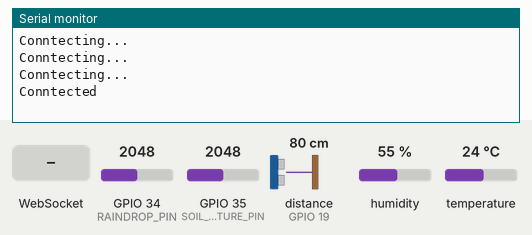
The sketch below on a simulated ESP32. On the bench: the last lines printed to the serial monitor. The test bench sets the inputs (shaded band); at power-on: distance to the obstacle (sensor on GPIO 19) 80 cm, humidity 55 %, GPIO 34 (RAINDROP_PIN) = 2048, GPIO 35 (SOIL_MOISTURE_PIN) = 2048, temperature 24 °C. The echo pulse lasts 58.3 µs per cm; WiFi joins after 1.5 s; servers stay silent unless stated.

Above: at 2.7 s.
2.8 s: WebSocket text "1" received
At 3.3 s:
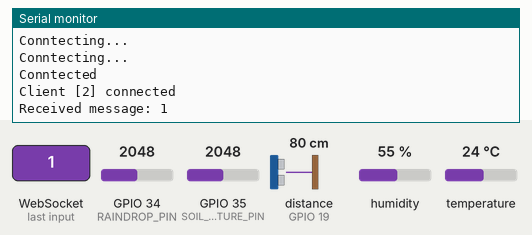
4.3 s: distance to the obstacle (sensor on GPIO 19) set to 2 cm
At 5.9 s:
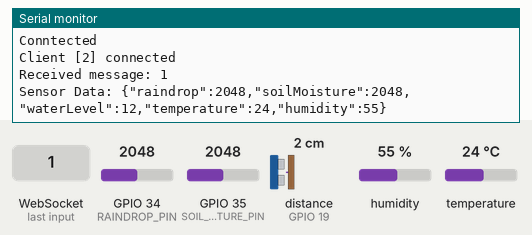
11.5 s: humidity set to 22 %
At 12.3 s:
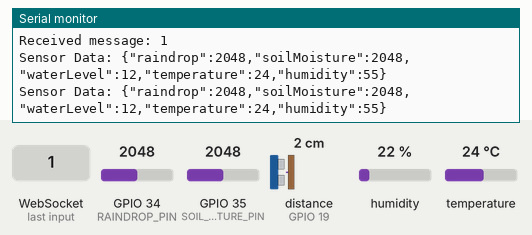
13.0 s: GPIO 34 (RAINDROP_PIN) set to 2866
14.5 s: GPIO 35 (SOIL_MOISTURE_PIN) set to 2866
At 15.6 s:
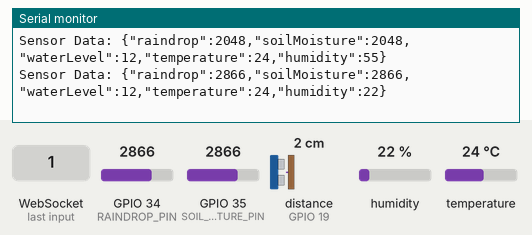

The sketch:

GrowTrack_Updated.ino
```cpp
#include <WiFi.h>
#include <WiFiClient.h>
#include <WebSocketsClient.h>
#include <HTTPClient.h>
#include <ArduinoJson.h>
#include <DHT.h>
#include <Ultrasonic.h>
#include <L298N.h>

#define RAINDROP_PIN 34
#define SOIL_MOISTURE_PIN 35
#define DHT_PIN 2
#define DHT_TYPE DHT11
#define ECHO_PIN 19
#define TRIG_PIN 18
#define ENB 32
#define IN3 16
#define IN4 17

const int tankHeight = 14;

const char* ssid = "Dialog 4G 523";
const char* password = "B47157D3";

const char* serverIP = "192.168.8.141";
const uint16_t serverPort = 8080;
const char* endPoint = "/GrowTrack/LoadData?type=esp";

WebSocketsClient socket = WebSocketsClient();

DHT dht = DHT(DHT_PIN, DHT_TYPE);
Ultrasonic ultrasonic = Ultrasonic(TRIG_PIN, ECHO_PIN);

L298N motor = L298N(ENB, IN3, IN4);

void webSocketEvent(WStype_t type, uint8_t* payload, size_t length) {
  switch (type) {
    case WStype_DISCONNECTED:
      Serial.printf("Client [%u] disconnected\n");
      break;
    case WStype_CONNECTED:
      Serial.printf("Client [%u] connected\n");
      break;
    case WStype_TEXT:
      Serial.printf("Received message: %s\n", payload);

      if (strcmp((char*)payload, "water") == 0) {
        int soilMoistureValue = analogRead(SOIL_MOISTURE_PIN);
        int soilMoisturePercentage = map(soilMoistureValue, 0, 4095, 0, 100);

        int wateringDuration = calculateWateringTime(soilMoisturePercentage);

        Serial.printf("Activating water pump for %d milliseconds...\n", wateringDuration);
        motor.forward();
        delay(wateringDuration);
        motor.stop();
        socket.sendTXT("watered");
        Serial.println("Water pump deactivated");
      }
      break;
  }
}

int calculateWateringTime(int soilMoisture) {
  if (soilMoisture >= 70) {
    return 1000;
  } else if (soilMoisture >= 40 && soilMoisture < 70) {
    return 3000;
  } else {
    return 5000;
  }
}

String getSensorData() {
  int raindropValue = analogRead(RAINDROP_PIN);
  int soilMoistureValue = analogRead(SOIL_MOISTURE_PIN);
  int distance = ultrasonic.read();
  int waterLevel = tankHeight - distance;

  float temperature = dht.readTemperature();
  float humidity = dht.readHumidity();

  if (isnan(temperature) || isnan(humidity)) {
    Serial.println("Faild to read DHT sensor");
    return "null";
  }

  StaticJsonDocument<200> doc;
  JsonObject data = doc.createNestedObject();
  data["raindrop"] = raindropValue;
  data["soilMoisture"] = soilMoistureValue;
  data["waterLevel"] = waterLevel;
  data["temperature"] = temperature;
  data["humidity"] = humidity;

  String stringJson;
  serializeJson(data, stringJson);

  return stringJson;
}

void setup() {
  Serial.begin(115200);

  pinMode(RAINDROP_PIN, INPUT);
  pinMode(SOIL_MOISTURE_PIN, INPUT);

  dht.begin();

  motor.setSpeed(255);

  WiFi.begin(ssid, password);

  while (WiFi.status() != WL_CONNECTED) {
    delay(500);
    Serial.println("Conntecting...");
  }
  Serial.println("Conntected");

  socket.begin(serverIP, serverPort, endPoint);
  socket.onEvent(webSocketEvent);
  socket.setReconnectInterval(5000);
}

void loop() {
  socket.loop();

  static unsigned long lastPingTime = 0;
  if (millis() - lastPingTime > 5000) {
    String sensorData = getSensorData();
    socket.sendTXT("sensorData:" + sensorData);
    Serial.println("Sensor Data: " + sensorData);

    socket.sendPing();
    lastPingTime = millis();
  }
}
```

Measured:
- after the input at 2.8 s, the serial monitor: prints a new line at once (image 1)
- after the input at 4.3 s, the serial monitor: prints a new line after 0.73 s (image 2)
- after the input at 14.5 s, the serial monitor: prints a new line after 0.58 s (image 4)
